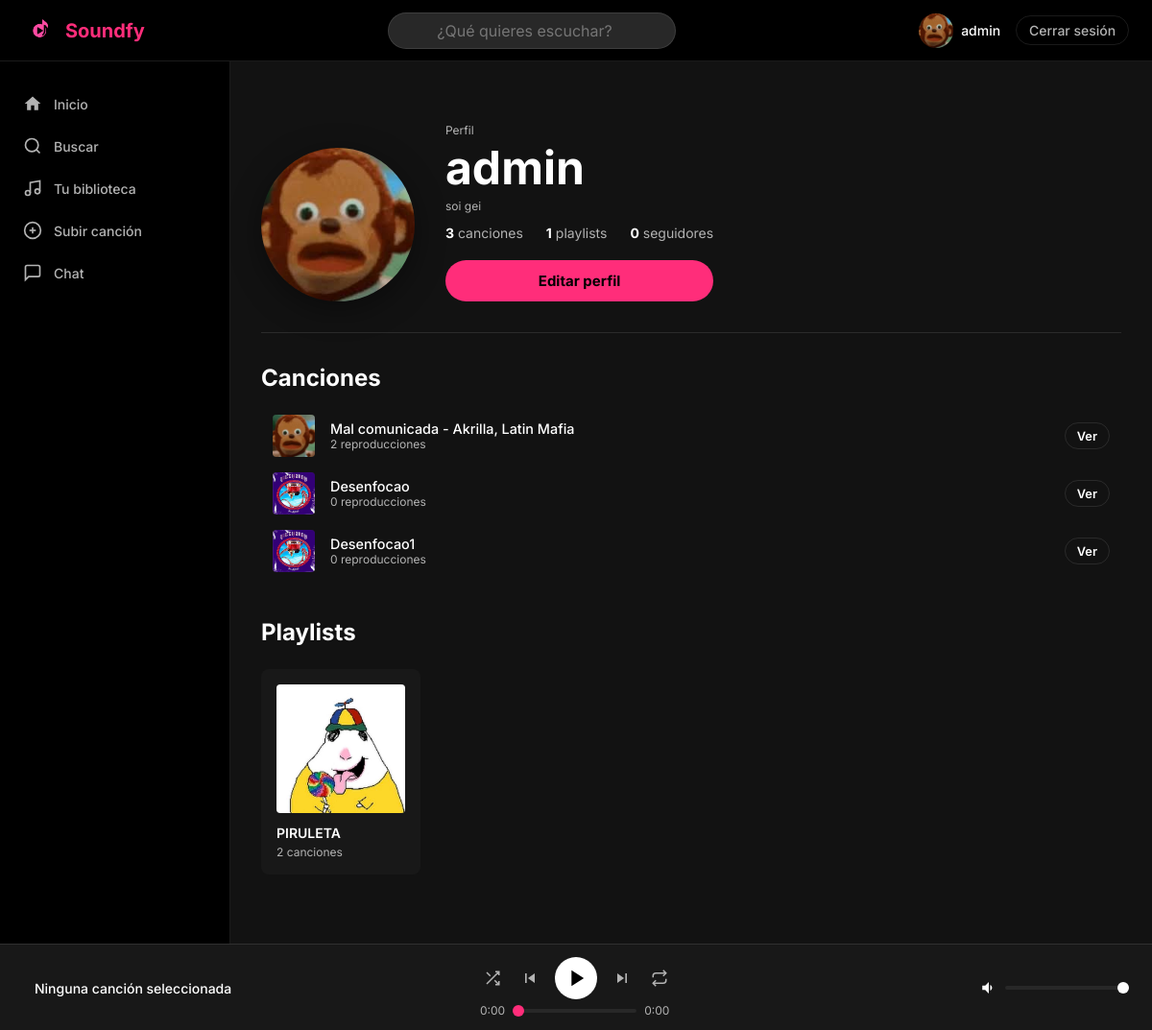
The app's page /users/perfil/admin/ (signed in), older data.
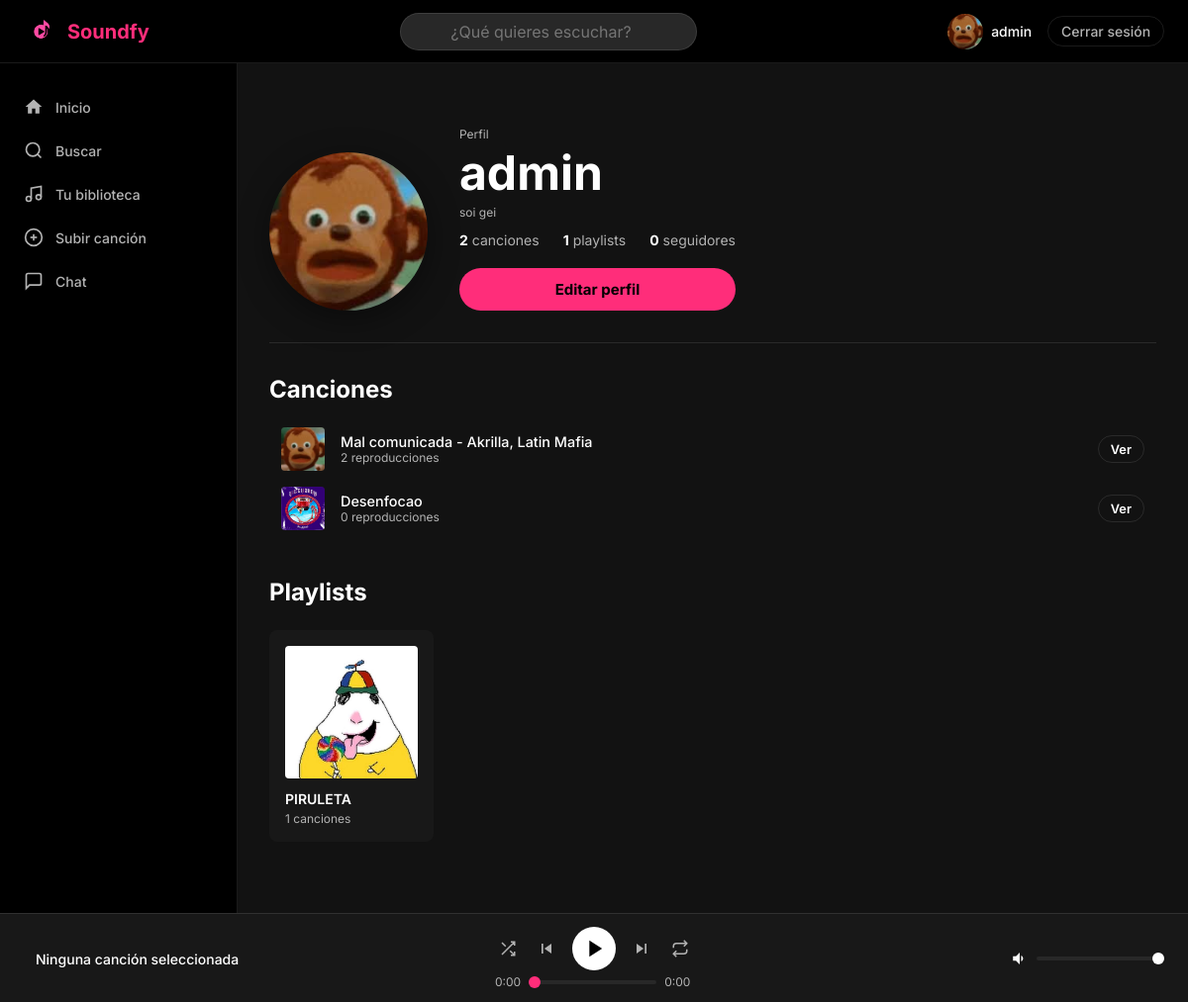
The same page, newer data.
### users/models.py (models this page shows, shortened)
class Usuario(AbstractUser):
    foto_perfil = models.ImageField(
        upload_to='fotos_perfil/',
        null=True,
        blank=True
    )
    biografia = models.TextField(max_length=500, blank=True)
    fecha_nacimiento = models.DateField(null=True, blank=True)
    es_artista = models.BooleanField(default=False)
    seguidores = models.ManyToManyField(
        'self',
        symmetrical=False,
        related_name='siguiendo',
        blank=True
    )
    class Meta:
        verbose_name = 'Usuario'
        verbose_name_plural = 'Usuarios'

### music/models.py (models this page shows, shortened)
class Cancion(models.Model):
    titulo = models.CharField(max_length=200)
    artista = models.ForeignKey(
        Usuario,
        on_delete=models.CASCADE,
        related_name='canciones'
    )
    album = models.ForeignKey(
        Album,
        on_delete=models.SET_NULL,
        null=True,
        blank=True,
        related_name='canciones'
    )
    genero = models.ForeignKey(
        Genero,
        on_delete=models.SET_NULL,
        null=True,
        blank=True
    )
    archivo_audio = models.FileField(upload_to='canciones/')
    portada = models.ImageField(upload_to='portadas_canciones/', null=True, blank=True)
    duracion = models.PositiveIntegerField(help_text='Duración en segundos', default=0)
    reproducciones = models.PositiveIntegerField(default=0)
    fecha_subida = models.DateTimeField(auto_now_add=True)
    es_publica = models.BooleanField(default=True)
    class Meta:
        verbose_name = 'Canción'
        verbose_name_plural = 'Canciones'
        ordering = ['-fecha_subida']

class Playlist(models.Model):
    nombre = models.CharField(max_length=200)
    descripcion = models.TextField(blank=True)
    propietario = models.ForeignKey(
        Usuario,
        on_delete=models.CASCADE,
        related_name='playlists'
    )
    canciones = models.ManyToManyField(
        Cancion,
        through='PlaylistCancion',
        blank=True
    )
    portada = models.ImageField(upload_to='portadas_playlists/', null=True, blank=True)
    es_publica = models.BooleanField(default=True)
    creada_en = models.DateTimeField(auto_now_add=True)
    class Meta:
        verbose_name = 'Playlist'
        verbose_name_plural = 'Playlists'

### users/views.py (the view)
# urls.py: path('perfil/<str:username>/', views.vista_perfil, name='perfil'),
@login_required
def vista_perfil(request, username):
    perfil = get_object_or_404(Usuario, username=username)
    canciones = perfil.canciones.filter(es_publica=True).order_by('-fecha_subida')[:10]
    playlists = perfil.playlists.filter(es_publica=True)
    es_propio = request.user == perfil
    ya_sigue = request.user.siguiendo.filter(pk=perfil.pk).exists()
    return render(request, 'users/perfil.html', {
        'perfil': perfil,
        'canciones': canciones,
        'playlists': playlists,
        'es_propio': es_propio,
        'ya_sigue': ya_sigue,
    })

### soundfy/context_processors.py (called while the page is built)
def google_analytics(request):
    return {
        'GA_MEASUREMENT_ID': settings.GA_MEASUREMENT_ID
    }

### templates/users/perfil.html (shortened to what this page needs)
{% extends 'base.html' %}
{% load static %}
{% block contenido %}
<div class="perfil-cabecera">
    <div class="perfil-avatar">
        {% if perfil.foto_perfil %}
            <img src="{{ perfil.foto_perfil.url }}" alt="{{ perfil.username }}">
        {% else %}
            <div class="avatar-grande">{{ perfil.username|first|upper }}</div>
        {% endif %}
    </div>
    <div class="perfil-info">
        <span class="texto-muted">Perfil</span>
        <h1>{{ perfil.username }}</h1>
        {% if perfil.biografia %}
            <p class="texto-muted">{{ perfil.biografia }}</p>
        {% endif %}
        <div class="perfil-stats">
            <span><strong>{{ perfil.canciones.count }}</strong> canciones</span>
            <span><strong>{{ perfil.playlists.count }}</strong> playlists</span>
            <span><strong>{{ perfil.seguidores.count }}</strong> seguidores</span>
        </div>
        <div class="perfil-acciones">
            {% if es_propio %}
                <a href="{% url 'editar_perfil' %}" class="btn-primario btn-bloque">Editar perfil</a>
            {% else %}
                <a href="{% url 'seguir_usuario' username=perfil.username %}"
                   class="{% if ya_sigue %}btn-secundario{% else %}btn-primario{% endif %}">
                    {% if ya_sigue %}Siguiendo{% else %}Seguir{% endif %}
                </a>
            {% endif %}
        </div>
    </div>
</div>
{% if canciones %}
<section class="perfil-seccion">
    <h2>Canciones</h2>
    <div class="lista-canciones">
        {% for cancion in canciones %}
            <div class="fila-cancion" onclick="reproducirCancionConCola(
                    '{{ cancion.archivo_audio.url }}',
                    '{{ cancion.titulo }}',
                    '{{ cancion.artista.username }}',
                    '{% if cancion.portada %}{{ cancion.portada.url }}{% endif %}',
                    {{ cancion.pk }},
                    [{% for c in canciones %}{
                        pk: {{ c.pk }},
                        url: '{{ c.archivo_audio.url }}',
                        titulo: '{{ c.titulo }}',
                        artista: '{{ c.artista.username }}',
                        portada: '{% if c.portada %}{{ c.portada.url }}{% endif %}'
                    }{% if not forloop.last %},{% endif %}{% endfor %}]
                )">
                <div class="fila-cancion-portada">
                    {% if cancion.portada %}
                        <img src="{{ cancion.portada.url }}" alt="{{ cancion.titulo }}" loading="lazy">
                    {% else %}
                        <div class="portada-placeholder-pequeña">♪</div>
                    {% endif %}
                </div>
                <div class="fila-cancion-info">
                    <span class="fila-cancion-titulo">{{ cancion.titulo }}</span>
                    <span class="texto-muted">{{ cancion.reproducciones }} reproducciones</span>
                </div>
                <a href="{% url 'detalle_cancion' pk=cancion.pk %}"
                   class="btn-secundario btn-pequeño"
                   onclick="event.stopPropagation()">Ver</a>
            </div>
        {% endfor %}
    </div>
</section>
{% endif %}
{% if playlists %}
<section class="perfil-seccion">
    <h2>Playlists</h2>
    <div class="grid-canciones">
        {% for playlist in playlists %}
            <a href="{% url 'detalle_playlist' pk=playlist.pk %}" class="tarjeta-cancion">
                <div class="tarjeta-portada">
                    {% if playlist.portada %}
                        <img src="{{ playlist.portada.url }}" alt="{{ playlist.nombre }}" loading="lazy">
                    {% else %}
                        <div class="portada-placeholder">♫</div>
                    {% endif %}
                </div>
                <div class="tarjeta-info">
                    <span class="tarjeta-titulo">{{ playlist.nombre }}</span>
                    <span class="tarjeta-artista">{{ playlist.canciones.count }} canciones</span>
                </div>
            </a>
        {% endfor %}
    </div>
</section>
{% endif %}
{% endblock %}

### templates/partials/navbar.html (shortened to what this page needs)
{% load static %}
<nav class="navbar">
    {% load static %}
    <div class="navbar-logo">
        <a href="{% url 'inicio' %}">
            <img src="{% static 'img/logo.png' %}" alt="Soundfy" height="36">
            <span>Soundfy</span>
        </a>
    </div>
    <div class="navbar-busqueda">
        <div class="barra-busqueda-wrapper" style="position: relative;">
            <input
                type="search"
                id="buscador-global"
                class="barra-busqueda"
                placeholder="¿Qué quieres escuchar?"
                autocomplete="off"
            >
        </div>
    </div>
    <div class="navbar-usuario">
        <a href="{% url 'perfil' username=user.username %}">
            {% if user.foto_perfil %}
                <img src="{{ user.foto_perfil.url }}" alt="{{ user.username }}" class="avatar-pequeño">
            {% else %}
                <div class="avatar-pequeño avatar-placeholder">{{ user.username|first|upper }}</div>
            {% endif %}
            <span>{{ user.username }}</span>
        </a>
        <a href="{% url 'logout' %}" class="btn-logout">Cerrar sesión</a>
    </div>
</nav>

Row changes from the older to the newer data that the page shows:
removed Cancion: portada (picture), titulo "Desenfocao1", reproducciones "0"
computed for Usuario "admin": canciones.count "3" → "2"
computed for Playlist "PIRULETA": canciones.count "2" → "1"
